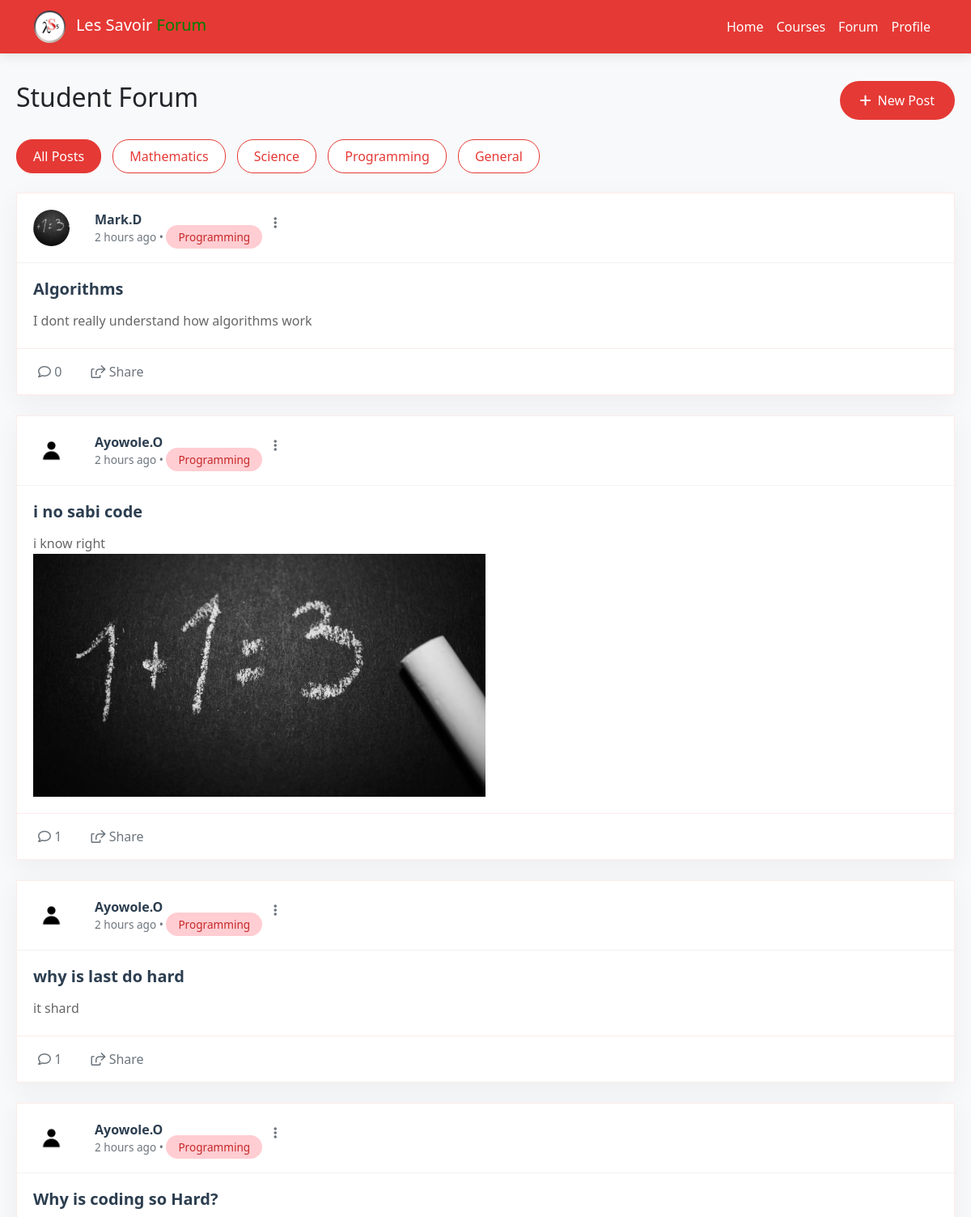
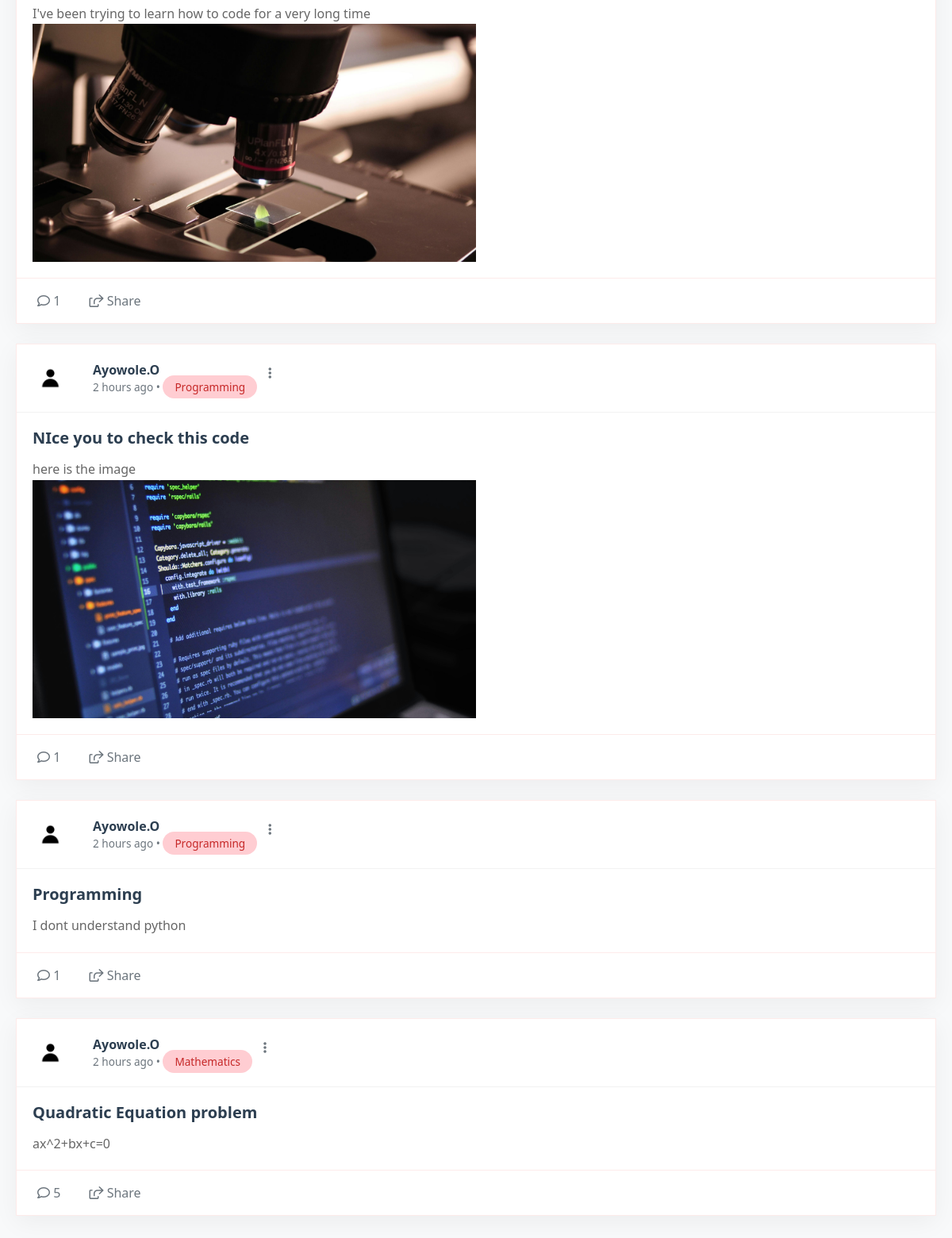
The page /forum/ (signed in) on the database as committed earlier (2 pictures, top to bottom).
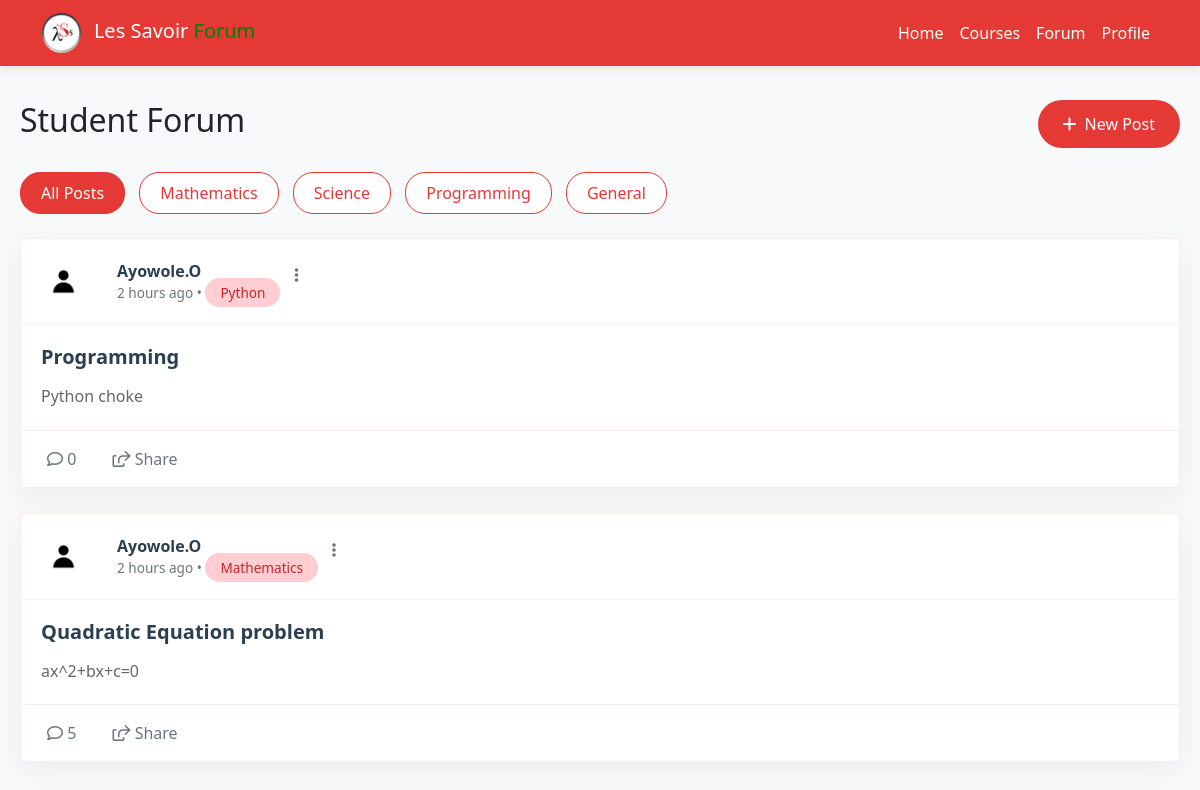
The same page on the database as committed later.
### forum/models.py (models this page shows, shortened)
class Post(models.Model):
    title = models.CharField(max_length=250, null=False)
    image = models.ImageField(upload_to='post_images/', null=True, blank=True)
    content = models.TextField()
    author = models.ForeignKey(get_user_model(), on_delete=models.CASCADE, related_name="posts")
    course = models.ForeignKey(Course, on_delete=models.CASCADE, related_name="courses")
    created_at = models.DateTimeField(auto_now_add=True)
    updated_at = models.DateTimeField(auto_now=True)

### users/models.py (models this page shows, shortened)
class CustomUser(AbstractUser):
    email = models.EmailField(unique=True)
    phone = models.CharField(max_length=15, unique=True, null=True, blank=True)
    role = models.CharField(choices=roles, default='Student', max_length=10)
    def initials(self):
        return f"{self.first_name}.{self.last_name[0].title()}"

class Profile(models.Model):
    user = models.OneToOneField(get_user_model(), on_delete=models.CASCADE, related_name="profile")
    bio = models.TextField(blank=True, null=True)
    profile_picture = models.ImageField(upload_to='profile_pics/',
                                         blank=True,
                                         null=True,
                                         default="defaults/default_profile_image.png"
                                        )
    date_joined = models.DateTimeField(auto_now_add=True)

### courses/models.py (models this page shows, shortened)
class Course(models.Model):
    title = models.CharField(max_length=225)
    description = models.TextField()
    url = models.URLField(null=True, blank=True)
    image = models.ImageField(upload_to='course_image/', null=True, blank=True)
    instructor = models.ForeignKey(get_user_model(), on_delete=models.CASCADE, related_name="courses", null=True, blank=True)

### forum/views.py (the view, shortened to what this page needs)
# urls.py: path('forum/', include("forum.urls")),
@login_required
def forum(request):
    return render(request, 'forum/forum.html', {'posts': Post.objects.all().order_by('-id'), 'courses': Course.objects.all()})

### forum/templates/forum/forum.html (shortened to what this page needs)
<!DOCTYPE html>
{% load static %}
<html lang="en">
<head>
    <link href="https://cdn.jsdelivr.net/npm/bootstrap@5.3.0/dist/css/bootstrap.min.css" rel="stylesheet">
    <link rel="stylesheet" href="https://cdnjs.cloudflare.com/ajax/libs/font-awesome/6.0.0/css/all.min.css">
</head>
<body>
    <nav class="navbar navbar-expand-lg fixed-top">
        <div class="container">
            <a class="navbar-brand" href="{% url 'home' %}">
                <img src="{% static 'pages/images/logo.jpg' %}" style="border-radius: 50%;" alt="Les Savoir" height="40" class="me-2">
                Les Savoir <span style="color: green;" >Forum</span>
            </a>
            <div class="collapse navbar-collapse" id="navbarNav">
                <ul class="navbar-nav ms-auto align-items-center">
                    <li class="nav-item">
                        <a class="nav-link" href="{% url 'home' %}">Home</a>
                    </li>
                    <li class="nav-item">
                        <a class="nav-link" href="{% url 'courses' %}">Courses</a>
                    </li>
                    <li class="nav-item">
                        <a class="nav-link active" href="{% url 'forum' %}">Forum</a>
                    </li>
                    <li class="nav-item">
                        <a class="nav-link" href="{% url 'profile' %}">Profile</a>
                    </li>
                </ul>
            </div>
        </div>
    </nav>
    <div class="forum-container">
        <div class="d-flex justify-content-between align-items-center mb-4">
            <h2>Student Forum</h2>
            <button class="new-post-btn" onclick="showNewPostModal()">
                <i class="fas fa-plus me-2"></i>New Post
            </button>
        </div>
        <div class="mb-4">
            <button class="filter-btn active">All Posts</button>
            <button class="filter-btn">Mathematics</button>
            <button class="filter-btn">Science</button>
            <button class="filter-btn">Programming</button>
            <button class="filter-btn">General</button>
        </div>
        {% for post in posts  %}
        <div class="forum-card">
            <div class="post-header">
                <div class="d-flex justify-content-between align-items-start">
                    <div class="d-flex">
                        <img src="{{ post.author.profile.profile_picture.url }}" alt="User Avatar" class="user-avatar">
                        <div class="post-meta ms-3">
                            <a href="#" class="post-author">{{ post.author.initials }}</a>
                            <div class="post-time">2 hours ago • <span class="category-badge">{{ post.course.title }}</span></div>
                        </div>
                    </div>
                    <div class="post-options">
                        <button class="post-options-btn" onclick="togglePostOptions(this)">
                            <i class="fas fa-ellipsis-v"></i>
                        </button>
                    </div>
                </div>
            </div>
            <div class="post-content">
                <h3 class="post-title">{{ post.title }}</h3>
                <p class="post-text">{{ post.content }}</p>
             {% if post.image  %}
             <div class="post-image-container">
                 <img src="{{ post.image.url }}"  alt="Post Image" class="post-image">
             </div>
             {% endif %}
            </div>
            <div class="post-footer">
                <div class="post-actions">
                    <button onclick="toggleComments(this)">
                        <i class="far fa-comment"></i>
                        <span>{{ post.comments.count }}</span>
                    </button>
                    <button>
                        <i class="far fa-share-square"></i>
                        Share
                    </button>
                </div>
            </div>
        </div>
        {% endfor %}
</body>
</html>

### forum/templates/forum/forum.html (style rules this page uses)
:root { --primary-color: #E53935; --primary-dark: #C62828; --primary-light: #FFCDD2; --accent-color: #FFFFFF; --bg-light: #f8f9fa; --text-dark: #2c3e50; }
body { background-color: var(--bg-light); font-family: 'Segoe UI', Tahoma, Geneva, Verdana, sans-serif; }
.navbar { background-color: var(--primary-color); box-shadow: 0 2px 15px rgba(0,0,0,0.1); }
.navbar-brand, .nav-link { color: white !important; }
.forum-container { max-width: 1200px; margin: 100px auto 50px; padding: 0 20px; }
.forum-card { background: white; border-radius: 15px; box-shadow: 0 2px 15px rgba(0,0,0,0.05); transition: all 0.3s ease; border: 1px solid rgba(0,0,0,0.05); margin-bottom: 20px; }
.post-header { display: flex; align-items: center; padding: 20px; border-bottom: 1px solid rgba(0,0,0,0.05); }
.user-avatar { width: 45px; height: 45px; border-radius: 50%; margin-right: 15px; object-fit: cover; }
.post-meta { flex-grow: 1; }
.post-author { font-weight: 600; color: var(--text-dark); text-decoration: none; }
.post-time { font-size: 0.85rem; color: #6c757d; }
.post-content { padding: 20px; }
.post-title { font-size: 1.25rem; margin-bottom: 10px; color: var(--text-dark); }
.post-text { color: #666; line-height: 1.6; }
.post-footer { padding: 15px 20px; border-top: 1px solid rgba(0,0,0,0.05); display: flex; align-items: center; justify-content: space-between; }
.post-actions button { background: none; border: none; color: #6c757d; margin-right: 20px; transition: all 0.3s ease; }
.new-post-btn { background: var(--primary-color); color: white; border: none; padding: 12px 25px; border-radius: 25px; font-weight: 500; transition: all 0.3s ease; }
.category-badge { background: var(--primary-light); color: var(--primary-dark); padding: 5px 15px; border-radius: 15px; font-size: 0.85rem; font-weight: 500; }
.filter-btn { border: 1px solid var(--primary-color); color: var(--primary-color); background: white; padding: 8px 20px; border-radius: 20px; margin-right: 10px; transition: all 0.3s ease; }
.filter-btn.active { background: var(--primary-color); color: white; }
.post-options { position: relative; }
.post-options-btn { background: none; border: none; color: #6c757d; padding: 5px; border-radius: 50%; width: 32px; height: 32px; display: flex; align-items: center; justify-content: center; transition: all 0.3s ease; }
.post-header { border-radius: 0; background: white; position: relative; z-index: 1; }
.forum-card { background: white; border-radius: var(--border-radius); box-shadow: 0 8px 30px rgba(0, 0, 0, 0.05); margin-bottom: 25px; border: 1px solid rgba(229, 57, 53, 0.1); overflow: hidden; transition: transform 0.3s ease, box-shadow 0.3s ease; }
.post-content { padding: 20px; background: white; }
.post-footer { padding: 15px 20px; background: white; border-top: 1px solid rgba(229, 57, 53, 0.1); }
.post-title { font-size: 1.25rem; font-weight: 600; color: var(--text-dark); margin-bottom: 15px; }
.post-text { color: #666; line-height: 1.6; margin-bottom: 0; }

Rows that differ between the two databases and show on the page:
removed Post: author.profile.profile_picture (picture), author.initials "Mark.D", course "Programming", title "Algorithms", content "I dont really understand how algorithms work", comments.count "0"
removed Post: author.profile.profile_picture (placeholder picture), author.initials "Ayowole.O", course "Programming", title "i no sabi code", content "i know right", image (picture), comments.count "1"
removed Post: author.profile.profile_picture (placeholder picture), author.initials "Ayowole.O", course "Programming", title "why is last do hard", content "it shard", comments.count "1"
removed Post: author.profile.profile_picture (placeholder picture), author.initials "Ayowole.O", course "Programming", title "Why is coding so Hard?", content "I've been trying to learn how to code for a very long time", image (picture), comments.count "1"
removed Post: author.profile.profile_picture (placeholder picture), author.initials "Ayowole.O", course "Programming", title "NIce you to check this code", content "here is the image", image (picture), comments.count "1"
removed Post: author.profile.profile_picture (placeholder picture), author.initials "Ayowole.O", course "Programming", title "Programming", content "I dont understand python", comments.count "1"
added Post: author.profile.profile_picture (placeholder picture), author.initials "Ayowole.O", course "Python", title "Programming", content "Python choke", comments.count "0"
